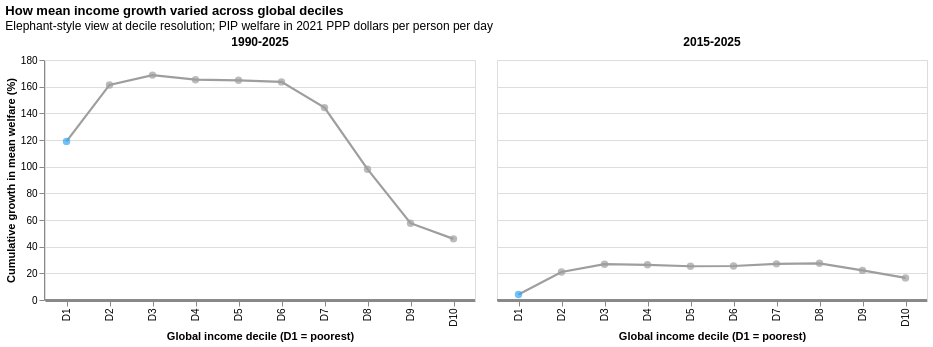

Notebook source saved alongside this figure:
### Markdown cell above
## Elephant-Style Summary by Decile

Here the x-axis is the global decile, not the year. Each point shows the cumulative percent change in mean welfare over the stated period. The 1990-2025 curve summarizes the full series; the 2015-2025 curve focuses on the recent period. Because those windows have different lengths, compare the shape within each curve rather than treating their cumulative growth levels as directly comparable.

### Code cell
elephant_data = pd.concat([
    period_summary.assign(period='1990-2025', growth_pct=period_summary['growth_1990_2025_pct']),
    period_summary.assign(period='2015-2025', growth_pct=period_summary['growth_2015_2025_pct']),
], ignore_index=True)
elephant_data['zero'] = 0

curve_x = alt.X('decile_label:N', sort=decile_order, title='Global income decile (D1 = poorest)')
curve_y = alt.Y('growth_pct:Q', title='Cumulative growth in mean welfare (%)')
curve_line = alt.Chart().mark_line(color='#9E9E9E', strokeWidth=2.2).encode(
    x=curve_x,
    y=curve_y,
)
curve_points = alt.Chart().mark_point(size=55, filled=True).encode(
    x=curve_x,
    y=curve_y,
    color=alt.condition(alt.datum.decile == 1, alt.value('#34A7F2'), alt.value('#9E9E9E')),
    tooltip=[
        alt.Tooltip('period:N', title='Period'),
        alt.Tooltip('decile_label:N', title='Decile'),
        alt.Tooltip('growth_pct:Q', title='Growth (%)', format='.1f'),
    ],
)
curve_zero = alt.Chart().mark_rule(color='#888888', strokeWidth=0.8).encode(
    y='zero:Q',
)
elephant_chart = alt.layer(curve_zero, curve_line, curve_points, data=elephant_data).properties(width=430, height=240).facet(
    column=alt.Facet('period:N', sort=['1990-2025', '2015-2025'], title=None,
                     header=alt.Header(labelFontSize=12, labelFontWeight='bold')),
).properties(
    title=alt.TitleParams(
        'How mean income growth varied across global deciles',
        subtitle='Elephant-style view at decile resolution; PIP welfare in 2021 PPP dollars per person per day',
    ),
)

growth_chart_path = FIG_DIR / 'annual_growth_by_decile.png'
elephant_chart_path = FIG_DIR / 'elephant_style_growth_by_decile.png'
annual_growth_chart.save(str(growth_chart_path), scale_factor=2)
elephant_chart.save(str(elephant_chart_path), scale_factor=2)
elephant_chart

### Figure 1 — Vega-Lite specification as saved in the notebook (floating-point values rounded to 4 significant figures)
{"config": {"view": {"continuousWidth": 300, "continuousHeight": 300}}, "data": {"name": "data-e42c452e8612ad806f7c20bb214d5dd1"}, "facet": {"column": {"field": "period", "header": {"labelFontSize": 12, "labelFontWeight": "bold"}, "sort": ["1990-2025", "2015-2025"], "title": null, "type": "nominal"}}, "spec": {"layer": [{"mark": {"type": "rule", "color": "#888888", "strokeWidth": 0.8}, "encoding": {"y": {"field": "zero", "type": "quantitative"}}}, {"mark": {"type": "line", "color": "#9E9E9E", "strokeWidth": 2.2}, "encoding": {"x": {"field": "decile_label", "sort": ["D1", "D2", "D3", "D4", "D5", "D6", "D7", "D8", "D9", "D10"], "title": "Global income decile (D1 = poorest)", "type": "nominal"}, "y": {"field": "growth_pct", "title": "Cumulative growth in mean welfare (%)", "type": "quantitative"}}}, {"mark": {"type": "point", "filled": true, "size": 55}, "encoding": {"color": {"condition": {"test": "(datum.decile === 1)", "value": "#34A7F2"}, "value": "#9E9E9E"}, "tooltip": [{"field": "period", "title": "Period", "type": "nominal"}, {"field": "decile_label", "title": "Decile", "type": "nominal"}, {"field": "growth_pct", "format": ".1f", "title": "Growth (%)", "type": "quantitative"}], "x": {"field": "decile_label", "sort": ["D1", "D2", "D3", "D4", "D5", "D6", "D7", "D8", "D9", "D10"], "title": "Global income decile (D1 = poorest)", "type": "nominal"}, "y": {"field": "growth_pct", "title": "Cumulative growth in mean welfare (%)", "type": "quantitative"}}}], "height": 240, "width": 430}, "title": {"text": "How mean income growth varied across global deciles", "subtitle": "Elephant-style view at decile resolution; PIP welfare in 2021 PPP dollars per person per day"}, "$schema": "https://vega.github.io/schema/vega-lite/v6.4.1.json", "datasets": {"data-e42c452e8612ad806f7c20bb214d5dd1": [{"decile": 1, "mean_welfare_1990": 0.8944, "mean_welfare_2015": 1.88, "mean_welfare_2025": 1.958, "growth_1990_2025_pct": 118.9, "growth_2015_2025_pct": 4.137, "decile_label": "D1", "period": "1990-2025", "growth_pct": 118.9, "zero": 0}, {"decile": 2, "mean_welfare_1990": 1.456, "mean_welfare_2015": 3.144, "mean_welfare_2025": 3.806, "growth_1990_2025_pct": 161.3, "growth_2015_2025_pct": 21.04, "decile_label": "D2", "period": "1990-2025", "growth_pct": 161.3, "zero": 0}, {"decile": 3, "mean_welfare_1990": 1.928, "mean_welfare_2015": 4.083, "mean_welfare_2025": 5.179, "growth_1990_2025_pct": 168.7, "growth_2015_2025_pct": 26.85, "decile_label": "D3", "period": "1990-2025", "growth_pct": 168.7, "zero": 0}, {"decile": 4, "mean_welfare_1990": 2.462, "mean_welfare_2015": 5.165, "mean_welfare_2025": 6.529, "growth_1990_2025_pct": 165.2, "growth_2015_2025_pct": 26.41, "decile_label": "D4", "period": "1990-2025", "growth_pct": 165.2, "zero": 0}, {"decile": 5, "mean_welfare_1990": 3.131, "mean_welfare_2015": 6.617, "mean_welfare_2025": 8.291, "growth_1990_2025_pct": 164.8, "growth_2015_2025_pct": 25.3, "decile_label": "D5", "period": "1990-2025", "growth_pct": 164.8, "zero": 0}, {"decile": 6, "mean_welfare_1990": 4.158, "mean_welfare_2015": 8.731, "mean_welfare_2025": 10.96, "growth_1990_2025_pct": 163.6, "growth_2015_2025_pct": 25.5, "decile_label": "D6", "period": "1990-2025", "growth_pct": 163.6, "zero": 0}, {"decile": 7, "mean_welfare_1990": 6.284, "mean_welfare_2015": 12.08, "mean_welfare_2025": 15.35, "growth_1990_2025_pct": 144.3, "growth_2015_2025_pct": 27.12, "decile_label": "D7", "period": "1990-2025", "growth_pct": 144.3, "zero": 0}, {"decile": 8, "mean_welfare_1990": 11.73, "mean_welfare_2015": 18.23, "mean_welfare_2025": 23.25, "growth_1990_2025_pct": 98.1, "growth_2015_2025_pct": 27.5, "decile_label": "D8", "period": "1990-2025", "growth_pct": 98.1, "zero": 0}, {"decile": 9, "mean_welfare_1990": 25.51, "mean_welfare_2015": 32.9, "mean_welfare_2025": 40.21, "growth_1990_2025_pct": 57.62, "growth_2015_2025_pct": 22.21, "decile_label": "D9", "period": "1990-2025", "growth_pct": 57.62, "zero": 0}, {"decile": 10, "mean_welfare_1990": 70.94, "mean_welfare_2015": 88.76, "mean_welfare_2025": 103.5, "growth_1990_2025_pct": 45.86, "growth_2015_2025_pct": 16.58, "decile_label": "D10", "period": "1990-2025", "growth_pct": 45.86, "zero": 0}, {"decile": 1, "mean_welfare_1990": 0.8944, "mean_welfare_2015": 1.88, "mean_welfare_2025": 1.958, "growth_1990_2025_pct": 118.9, "growth_2015_2025_pct": 4.137, "decile_label": "D1", "period": "2015-2025", "growth_pct": 4.137, "zero": 0}, {"decile": 2, "mean_welfare_1990": 1.456, "mean_welfare_2015": 3.144, "mean_welfare_2025": 3.806, "growth_1990_2025_pct": 161.3, "growth_2015_2025_pct": 21.04, "decile_label": "D2", "period": "2015-2025", "growth_pct": 21.04, "zero": 0}, {"decile": 3, "mean_welfare_1990": 1.928, "mean_welfare_2015": 4.083, "mean_welfare_2025": 5.179, "growth_1990_2025_pct": 168.7, "growth_2015_2025_pct": 26.85, "decile_label": "D3", "period": "2015-2025", "growth_pct": 26.85, "zero": 0}, {"decile": 4, "mean_welfare_1990": 2.462, "mean_welfare_2015": 5.165, "mean_welfare_2025": 6.529, "growth_1990_2025_pct": 165.2, "growth_2015_2025_pct": 26.41, "decile_label": "D4", "period": "2015-2025", "growth_pct": 26.41, "zero": 0}, {"decile": 5, "mean_welfare_1990": 3.131, "mean_welfare_2015": 6.617, "mean_welfare_2025": 8.291, "growth_1990_2025_pct": 164.8, "growth_2015_2025_pct": 25.3, "decile_label": "D5", "period": "2015-2025", "growth_pct": 25.3, "zero": 0}, {"decile": 6, "mean_welfare_1990": 4.158, "mean_welfare_2015": 8.731, "mean_welfare_2025": 10.96, "growth_1990_2025_pct": 163.6, "growth_2015_2025_pct": 25.5, "decile_label": "D6", "period": "2015-2025", "growth_pct": 25.5, "zero": 0}, {"decile": 7, "mean_welfare_1990": 6.284, "mean_welfare_2015": 12.08, "mean_welfare_2025": 15.35, "growth_1990_2025_pct": 144.3, "growth_2015_2025_pct": 27.12, "decile_label": "D7", "period": "2015-2025", "growth_pct": 27.12, "zero": 0}, {"decile": 8, "mean_welfare_1990": 11.73, "mean_welfare_2015": 18.23, "mean_welfare_2025": 23.25, "growth_1990_2025_pct": 98.1, "growth_2015_2025_pct": 27.5, "decile_label": "D8", "period": "2015-2025", "growth_pct": 27.5, "zero": 0}, {"decile": 9, "mean_welfare_1990": 25.51, "mean_welfare_2015": 32.9, "mean_welfare_2025": 40.21, "growth_1990_2025_pct": 57.62, "growth_2015_2025_pct": 22.21, "decile_label": "D9", "period": "2015-2025", "growth_pct": 22.21, "zero": 0}, {"decile": 10, "mean_welfare_1990": 70.94, "mean_welfare_2015": 88.76, "mean_welfare_2025": 103.5, "growth_1990_2025_pct": 45.86, "growth_2015_2025_pct": 16.58, "decile_label": "D10", "period": "2015-2025", "growth_pct": 16.58, "zero": 0}]}}
